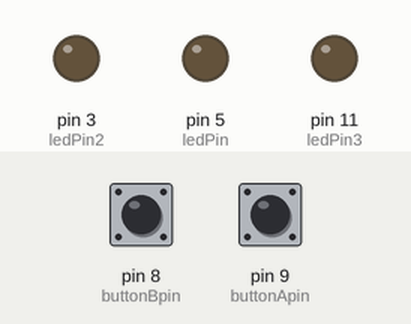
Bench run of a sketch on a simulated Arduino Uno, built with avr-gcc and run on an emulated ATmega328P. Parts: output pins drawn as LEDs (lit = HIGH). The test bench sets the inputs (shaded band); at power-on: pin 8 (buttonBpin) HIGH, pin 9 (buttonApin) HIGH.

Above: at 1.2 s.
1.3 s: pin 8 (buttonBpin) pulled LOW for 0.15 s
At 2.2 s:
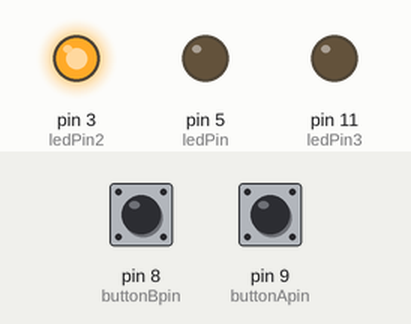
At 8.7 s:
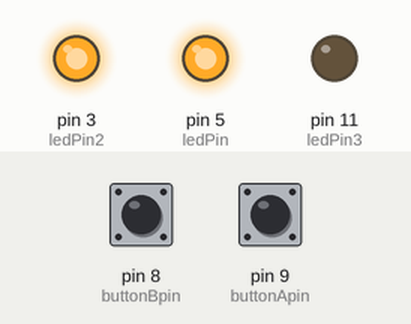
Timing chart, 0 to 8.9 s (numbered marks = the images above; inputs shaded):
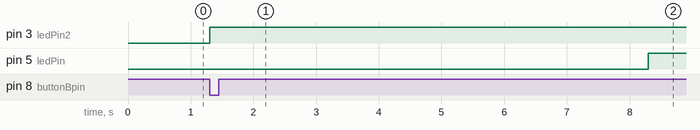

The sketch:

MyDigital_Inputs_L05.ino
```cpp
//www.elegoo.com
//2016.12.08

int ledPin = 5;
int ledPin2 = 3;
int ledPin3 = 11;
int buttonApin = 9;
int buttonBpin = 8;

byte leds = 0;

void setup()
{
  pinMode(ledPin, OUTPUT); //defines RED ledPin as output (5)
  pinMode(ledPin2, OUTPUT); //defines GREEN ledPin2 as output (3)
  pinMode(ledPin3, OUTPUT); //defines YELLOW ledPin3 as output (11)
  pinMode(buttonApin, INPUT_PULLUP);  // defines pin A as 'high' unless swt to GND by button
  pinMode(buttonBpin, INPUT_PULLUP);  // defines piun B as 'high' unless swt to GND by button
}

void loop()
{
  if (digitalRead(buttonApin) == LOW && digitalRead(buttonBpin) == LOW)
  {
    digitalWrite(ledPin, HIGH);
    digitalWrite(ledPin2, LOW);
    delay(1000);
    digitalWrite(ledPin3, HIGH);
  }
  if (digitalRead(buttonBpin) == LOW)
  {
    digitalWrite(ledPin, LOW);
    digitalWrite(ledPin2, HIGH);
    delay(2000);
    digitalWrite(ledPin3, LOW);
    delay(5000);
    digitalWrite(ledPin, HIGH);
  }
 }
```

Measured:
- after the input at 1.3 s, pin 3 (ledPin2): LOW → HIGH at once; pin 5 (ledPin): LOW → HIGH after 7.0 s
